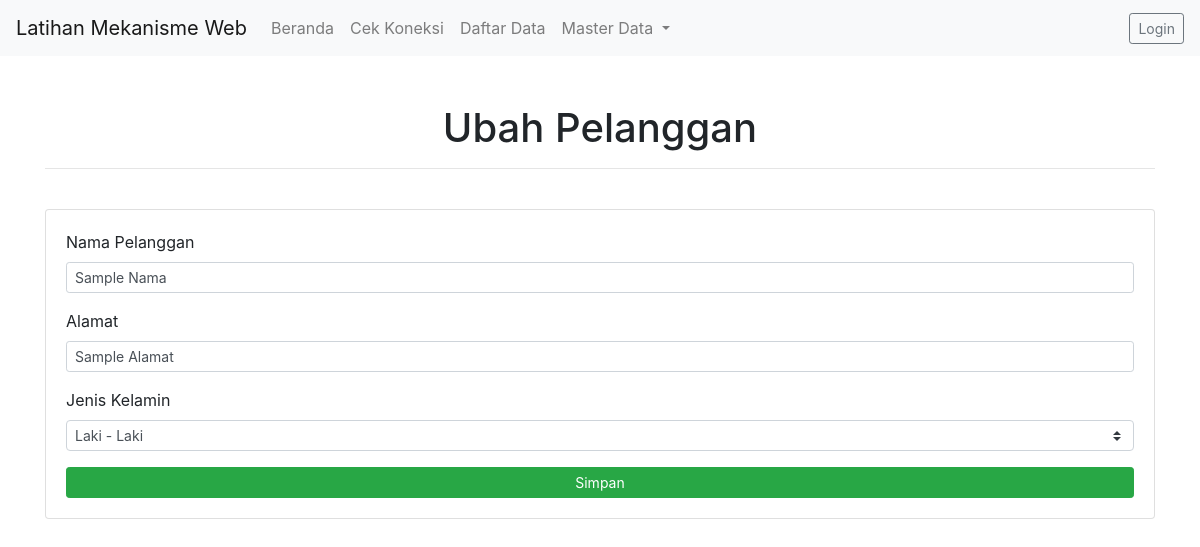
Page /views/pelanggan/edit.php on the committed database.
### tables this page shows
CREATE TABLE `pelanggan` (
  `id_pelanggan` int(15) NOT NULL,
  `nama_pelanggan` varchar(255) NOT NULL,
  `alamat` text NOT NULL,
  `jenis_kelamin` enum('L','P') NOT NULL,
  `username` varchar(255) NOT NULL,
  `password` varchar(255) NOT NULL
);

### controller/koneksi.php (called while the page is built, shortened)
<?php
$url = 'http://dts.qodr/crud-tugas-vsga-master';

### views/pelanggan/edit.php (the view, shortened to what this page needs)
<?php
	require_once '../../controller/koneksi.php';
	$query = "SELECT * FROM pelanggan;";
	$result = mysqli_fetch_array(mysqli_query($conn, $query));
?>
<!DOCTYPE html>
<html lang="en">
<head>
	<link rel="stylesheet" href="<?= $url; ?>/assets/css/bootstrap.min.css" />
</head>
<body>
	<nav class="navbar navbar-expand-lg navbar-light bg-light">
	  <a class="navbar-brand" href="<?= $url; ?>">Latihan Mekanisme Web</a>
	  <div class="collapse navbar-collapse" id="navbarSupportedContent">
	    <ul class="navbar-nav mr-auto">
	      <li class="nav-item">
	        <a class="nav-link" href="<?= $url; ?>">Beranda</a>
	      </li>
	      <li class="nav-item">
	        <a class="nav-link" href="<?= $url; ?>/controller/koneksi.php">Cek Koneksi</a>
	      </li>
	      <li class="nav-item">
	        <a class="nav-link" href="#">Daftar Data</a>
	      </li>
	      <li class="nav-item dropdown">
	        <a class="nav-link dropdown-toggle" href="#" id="navbarDropdown" role="button" data-toggle="dropdown" aria-haspopup="true" aria-expanded="false">
	          Master Data
	        </a>
	      </li>
	    </ul>
	    <div class="my-2 my-lg-0">
	    	<button class="btn btn-sm btn-outline-secondary">Login</button>
	    </div>
	  </div>
	</nav>
	<div class="container pt-5">
		<h1> <center>Ubah Pelanggan</center></h1>
		<hr /> <br />
		<div class="card">
			<div class="card-body">
				<form action="../../controller/pelanggan/update.php" method="POST">
				  <div class="form-group">
				    <label for="nama-pelanggan">Nama Pelanggan</label>
				    <input type="text" class="form-control form-control-sm" name="nama-pelanggan" placeholder="Masukkan Nama Pelanggan" value="<?= $result['nama_pelanggan'] ?>">
				  </div>
				  <div class="form-group">
				    <label for="alamat">Alamat</label>
				    <input type="text" class="form-control form-control-sm" name="alamat" placeholder="Masukkan Alamat" value="<?= $result['alamat'] ?>">
				  </div>
				  <div class="form-group">
				    <label for="warna-produk">Jenis Kelamin</label>
					  <select class="custom-select custom-select-sm" name="jenis-kelamin">
					    <option value="L" <?= ($result['jenis_kelamin'] === 'L') ? 'selected' :''; ?>>Laki - Laki</option>
					  </select>
				  </div>
				  <button type="submit" class="w-100 btn btn-sm btn-success">Simpan</button>
				</form>
			</div>
		</div>
	</div>
</body>
</html>

### rows in the picture
pelanggan: nama-pelanggan "Sample Nama", alamat "Sample Alamat", jenis-kelamin "Laki - Laki"
